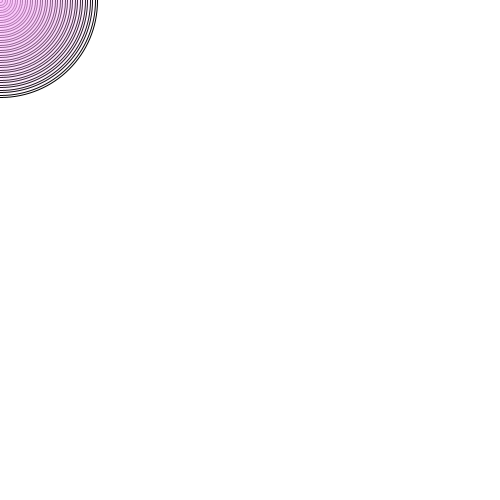
Frame 1 (no input)
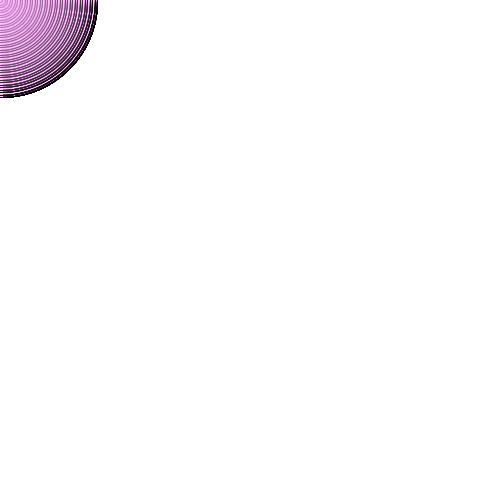
Frame 60 (the mouse pressed at the canvas centre just before this capture)
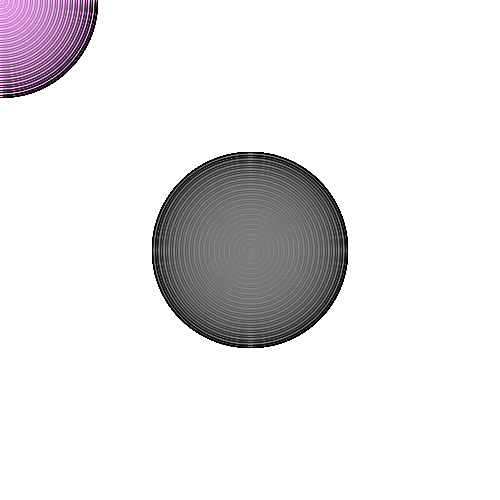
Frame 120 (the mouse held since frame 60 and released just before this capture)

The Processing sketch that drew these frames (run headless with seeded random() and noise(); from frame 60 on, the mouse is pressed at the canvas centre):

// Processing sketch: processing_66640
// ── processing_66640.pde

void setup() {
  background(255);
  size(500, 500);
}

void draw() {

  for (int i=0; i<200; i+=5) {
    FirstFunction(i, i);
  }
  //    for(int i=0; i<200; i+=5){
  //     SecondFunction (color(i, 10, 200));
  //    }
  //
}

void FirstFunction(int w, int h) {
  ellipseMode(CENTER);
  fill(243, 171, 252, 10);

  if (mouseX>200) {
    fill(127, 20);
  }
  
    if (mouseY>300) {
    fill(200,200,0,20);
  }
  ellipse(mouseX, mouseY, w, h);
}

//void SecondFunction(color a){
//  ellipseMode(CENTER);
//  fill(a);
//  ellipse(30, 50, 20,20);
//}
